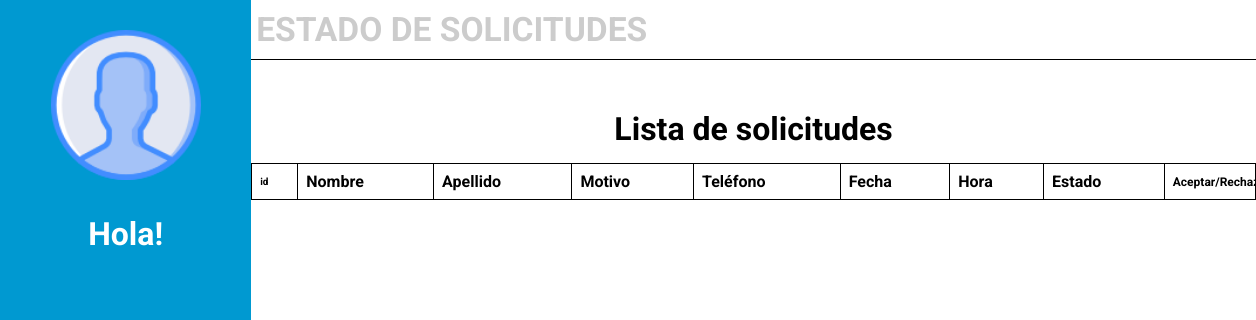
The app's page /consultarCitas.php, older data.
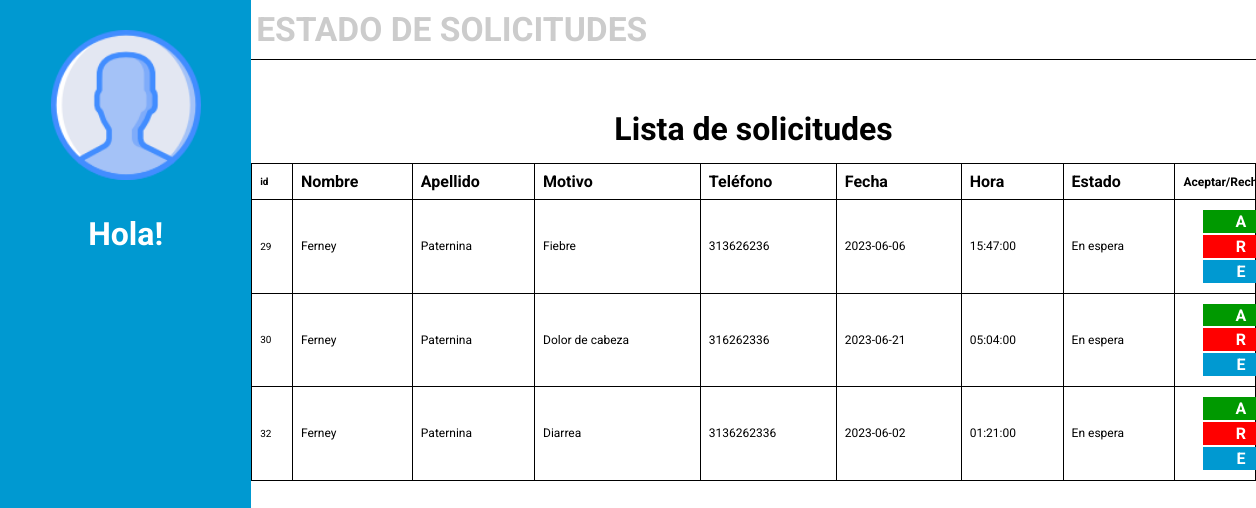
The same page, newer data.
### tables this page shows
CREATE TABLE `gestion_cita` (
  `id_cita` int(11) NOT NULL,
  `id_paciente` int(11) DEFAULT NULL,
  `id_medico` int(11) DEFAULT NULL,
  `observaciones` text DEFAULT NULL,
  `telefono` varchar(12) DEFAULT NULL,
  `fecha_cita` date DEFAULT NULL,
  `hora_cita` time DEFAULT NULL,
  `estado` varchar(12) DEFAULT NULL
);

CREATE TABLE `paciente` (
  `id_paciente` int(11) NOT NULL,
  `nombre` varchar(50) DEFAULT NULL,
  `apellido` varchar(50) DEFAULT NULL,
  `correo` varchar(100) DEFAULT NULL,
  `contrasena` varchar(50) DEFAULT NULL,
  `id_usuario` int(12) NOT NULL
);

### consultarCitas.php (the view, shortened to what this page needs)
<?php
require 'db.php';
$sql = "SELECT * FROM gestion_cita";
$stmt = $conn->prepare($sql);
$stmt->execute();
$cita = $stmt->get_result()->fetch_all(MYSQLI_ASSOC);
?>
<!DOCTYPE html>
<html lang="es">
    <head>
        <link rel="stylesheet" href="css/styleInicio.css">
    </head>
<body>
   <?php
    include 'funciones/func.php';
   ?>
    <main>
        <h1>Estado de solicitudes</h1>
        <h2>Lista de solicitudes</h2>
        <table>
            <tr>
                <th style="max-width: 7
                px; font-size: 10px;">id</th>
                <th>Nombre</th>
                <th>Apellido</th>
                <th >Motivo</th>
                <th>Teléfono</th>
                <th>Fecha</th>
                <th>Hora</th>
                <th>Estado</th>
                <th style="max-width: 50px; font-size: 12px;">Aceptar/Rechazar</th>
            </tr>
            <?php foreach ($cita as $citas): ?>
            <tr>
                <td style="max-width: 7px; font-size: 10px;"><?php echo  $citas['id_cita']; ?></td>
                <td><p><?php
               $id_paciente = $citas['id_paciente'];
               $sql1 = "SELECT nombre FROM paciente WHERE id_paciente = '$id_paciente'";
               $result = $conn->query($sql1);
               if ($result->num_rows > 0) {
                $row = $result->fetch_assoc();
               $nombre = $row['nombre'];
               echo $nombre;
               }
               ?></p></td>
               <td><p><?php
               $id_paciente = $citas['id_paciente'];
               $sql1 = "SELECT apellido FROM paciente WHERE id_paciente = '$id_paciente'";
               $result = $conn->query($sql1);
               if ($result->num_rows > 0) {
                $row = $result->fetch_assoc();
               $apellido = $row['apellido'];
               echo $apellido;
               }
               ?></p></td>
                <td><p><?php echo  $citas['observaciones']; ?></p></td>
                <td><p><?php echo  $citas['telefono']; ?></p></td>
                <td><p><?php echo  $citas['fecha_cita']; ?></p></td>
                <td><p><?php echo  $citas['hora_cita']; ?></p></td>
                <td><p><?php echo  $citas['estado']; ?></p></td>
                <td style="max-width: 50px;">
                    <button type="button" name='estadoAceptado' class="estadoAceptado">A</button>
                    <button onclick="alerta_eliminar(<?php echo $citas['id_cita'] ?>)" type="button" class="estadoRechazado" name='estadoRechazado' >R</button>
                    <a href='editarCitas.php?id=<?php echo $citas['id_cita']; ?>'>  <button type='button' class='estadoEditar'>E</button></a>
                </td>
            </tr>
            <?php endforeach; ?>
        </table>
    </main>
</body>
</html>

### funciones/func.php (shortened to what this page needs)
 <aside>
        <a href="index.php"><img src="img/usuario.png" alt="perfil" width="100px"></a>
        <h2>Hola!</h2>
</aside>

### css/styleInicio.css (style rules this page uses)
* { box-sizing: border-box; margin: 0; padding: 0; font-family: 'Roboto', sans-serif; }
body { display: flex; }
aside { height: 100vh; background-color: #0099d1; width: 20%; display: flex; flex-direction: column; text-align: center; }
aside img { margin: 30px auto; width: 150px; }
aside h2 { font-size: 32px; font-weight: bold; color: #FFFFFF; margin-bottom: 30px; }
aside a { text-decoration: none; color: #FFFFFF; font-weight: bold; font-size: 22px; }
main { width: 80%; }
main h1 { text-transform: uppercase; color: #cccccc; margin-bottom: 5%; border-bottom: solid 1px black; padding: 10px 5px; font-size: 2.1em; font-weight: bold; }
main h2 { margin-bottom: 15px; font-size: 32px; text-align: center; }
table { width: 100%; border-collapse: collapse; }
th, td { padding: 8px; text-align: left; border-bottom: 1px solid #ddd; border: solid 1px #000000; }
td p { font-size: 12px; }
.estadoAceptado { background-color: #009900; padding: 3%; cursor: pointer; color: #fff; font-weight: 700; border-style: none; margin: 2px 20px; font-size: 16px; width: 75px; }
.estadoRechazado { background-color: #FF0000; padding: 3%; cursor: pointer; color: #fff; font-weight: 700; border-style: none; margin: 0 20px; font-size: 16px; width: 75px; }
.estadoEditar { background-color: #0099d1; padding: 3%; cursor: pointer; color: #fff; font-weight: 700; border-style: none; margin: 2px 20px; font-size: 16px; width: 75px; }

Row changes from the older to the newer data that the page shows:
added gestion_cita: id_cita "29", id_paciente.nombre "Ferney", id_paciente.apellido "Paternina", observaciones "Fiebre", telefono "313626236", fecha_cita "2023-06-06", hora_cita "15:47:00", estado "En espera"
added gestion_cita: id_cita "30", id_paciente.nombre "Ferney", id_paciente.apellido "Paternina", observaciones "Dolor de cabeza", telefono "316262336", fecha_cita "2023-06-21", hora_cita "05:04:00", estado "En espera"
added gestion_cita: id_cita "32", id_paciente.nombre "Ferney", id_paciente.apellido "Paternina", observaciones "Diarrea", telefono "3136262336", fecha_cita "2023-06-02", hora_cita "01:21:00", estado "En espera"
